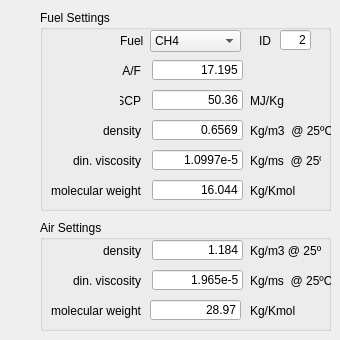
    <widget class="QWidget" name="tab_gas">
     <attribute name="title">
      <string>Fuel/Air Mixture Settings</string>
     </attribute>
     <widget class="QGroupBox" name="groupBox_3">
      <property name="geometry">
       <rect>
        <x>40</x>
        <y>10</y>
        <width>291</width>
        <height>201</height>
       </rect>
      </property>
      <property name="title">
       <string>Fuel Settings</string>
      </property>
      <widget class="QLabel" name="label_25">
       <property name="geometry">
        <rect>
         <x>80</x>
         <y>20</y>
         <width>46</width>
         <height>21</height>
        </rect>
       </property>
       <property name="text">
        <string>Fuel</string>
       </property>
      </widget>
      <widget class="QLabel" name="label_29">
       <property name="geometry">
        <rect>
         <x>30</x>
         <y>140</y>
         <width>71</width>
         <height>21</height>
        </rect>
       </property>
       <property name="text">
        <string>din. viscosity</string>
       </property>
       <property name="alignment">
        <set>Qt::AlignRight|Qt::AlignTrailing|Qt::AlignVCenter</set>
       </property>
      </widget>
      <widget class="QLabel" name="label_30">
       <property name="geometry">
        <rect>
         <x>60</x>
         <y>110</y>
         <width>41</width>
         <height>21</height>
        </rect>
       </property>
       <property name="text">
        <string>density</string>
       </property>
       <property name="alignment">
        <set>Qt::AlignRight|Qt::AlignTrailing|Qt::AlignVCenter</set>
       </property>
      </widget>
      <widget class="QLineEdit" name="lineEdit_fuel_SCP">
       <property name="geometry">
        <rect>
         <x>112</x>
         <y>80</y>
         <width>91</width>
         <height>20</height>
        </rect>
       </property>
       <property name="text">
        <string>50.36</string>
       </property>
       <property name="alignment">
        <set>Qt::AlignRight|Qt::AlignTrailing|Qt::AlignVCenter</set>
       </property>
       <property name="placeholderText">
        <string>0</string>
       </property>
      </widget>
      <widget class="QLineEdit" name="lineEdit_fuel_A_F">
       <property name="geometry">
        <rect>
         <x>112</x>
         <y>50</y>
         <width>91</width>
         <height>20</height>
        </rect>
       </property>
       <property name="text">
        <string>17.195</string>
       </property>
       <property name="alignment">
        <set>Qt::AlignRight|Qt::AlignTrailing|Qt::AlignVCenter</set>
       </property>
       <property name="placeholderText">
        <string>0</string>
       </property>
      </widget>
      <widget class="QLineEdit" name="lineEdit_fuel_viscosity">
       <property name="geometry">
        <rect>
         <x>112</x>
         <y>140</y>
         <width>91</width>
         <height>20</height>
        </rect>
       </property>
       <property name="text">
        <string>1.0997e-5</string>
       </property>
       <property name="alignment">
        <set>Qt::AlignRight|Qt::AlignTrailing|Qt::AlignVCenter</set>
       </property>
       <property name="placeholderText">
        <string>0</string>
       </property>
      </widget>
      <widget class="QLabel" name="label_28">
       <property name="geometry">
        <rect>
         <x>210</x>
         <y>80</y>
         <width>46</width>
         <height>21</height>
        </rect>
       </property>
       <property name="text">
        <string>MJ/Kg</string>
       </property>
      </widget>
      <widget class="QLineEdit" name="lineEdit_fuel_density">
       <property name="geometry">
        <rect>
         <x>112</x>
         <y>110</y>
         <width>91</width>
         <height>20</height>
        </rect>
       </property>
       <property name="text">
        <string>0.6569</string>
       </property>
       <property name="alignment">
        <set>Qt::AlignRight|Qt::AlignTrailing|Qt::AlignVCenter</set>
       </property>
       <property name="placeholderText">
        <string>0</string>
       </property>
      </widget>
      <widget class="QLabel" name="label_27">
       <property name="geometry">
        <rect>
         <x>80</x>
         <y>80</y>
         <width>21</width>
         <height>21</height>
        </rect>
       </property>
       <property name="text">
        <string>SCP</string>
       </property>
       <property name="alignment">
        <set>Qt::AlignRight|Qt::AlignTrailing|Qt::AlignVCenter</set>
       </property>
      </widget>
      <widget class="QLabel" name="label_26">
       <property name="geometry">
        <rect>
         <x>80</x>
         <y>50</y>
         <width>21</width>
         <height>21</height>
        </rect>
       </property>
       <property name="text">
        <string>A/F</string>
       </property>
       <property name="alignment">
        <set>Qt::AlignRight|Qt::AlignTrailing|Qt::AlignVCenter</set>
       </property>
      </widget>
      <widget class="QLabel" name="label_31">
       <property name="geometry">
        <rect>
         <x>210</x>
         <y>110</y>
         <width>81</width>
         <height>21</height>
        </rect>
       </property>
       <property name="text">
        <string>Kg/m3  @ 25ºC</string>
       </property>
      </widget>
      <widget class="QLineEdit" name="lineEdit_fuel_molweight">
       <property name="geometry">
        <rect>
         <x>112</x>
         <y>170</y>
         <width>91</width>
         <height>20</height>
        </rect>
       </property>
       <property name="text">
        <string>16.044</string>
       </property>
       <property name="alignment">
        <set>Qt::AlignRight|Qt::AlignTrailing|Qt::AlignVCenter</set>
       </property>
       <property name="placeholderText">
        <string>0</string>
       </property>
      </widget>
      <widget class="QLabel" name="label_35">
       <property name="geometry">
        <rect>
         <x>10</x>
         <y>170</y>
         <width>91</width>
         <height>21</height>
        </rect>
       </property>
       <property name="text">
        <string>molecular weight</string>
       </property>
       <property name="alignment">
        <set>Qt::AlignRight|Qt::AlignTrailing|Qt::AlignVCenter</set>
       </property>
      </widget>
      <widget class="QLabel" name="label_39">
       <property name="geometry">
        <rect>
         <x>210</x>
         <y>140</y>
         <width>71</width>
         <height>21</height>
        </rect>
       </property>
       <property name="text">
        <string>Kg/ms  @ 25ºC</string>
       </property>
      </widget>
      <widget class="QLabel" name="label_41">
       <property name="geometry">
        <rect>
         <x>210</x>
         <y>170</y>
         <width>46</width>
         <height>21</height>
        </rect>
       </property>
       <property name="text">
        <string>Kg/Kmol</string>
       </property>
      </widget>
      <widget class="QComboBox" name="comboBox_fuel">
       <property name="geometry">
        <rect>
         <x>110</x>
         <y>20</y>
         <width>91</width>
         <height>22</height>
        </rect>
       </property>
       <item>
        <property name="text">
         <string>CH4</string>
        </property>
       </item>
       <item>
        <property name="text">
         <string>C3H8</string>
        </property>
       </item>
      </widget>
      <widget class="QLineEdit" name="lineEdit_fuel_gas_ID">
       <property name="geometry">
        <rect>
         <x>240</x>
         <y>20</y>
         <width>31</width>
         <height>20</height>
        </rect>
       </property>
       <property name="text">
        <string>2</string>
       </property>
       <property name="alignment">
        <set>Qt::AlignRight|Qt::AlignTrailing|Qt::AlignVCenter</set>
       </property>
      </widget>
      <widget class="QLabel" name="label_46">
       <property name="geometry">
        <rect>
         <x>210</x>
         <y>20</y>
         <width>21</width>
         <height>21</height>
        </rect>
       </property>
       <property name="text">
        <string>ID</string>
       </property>
       <property name="alignment">
        <set>Qt::AlignRight|Qt::AlignTrailing|Qt::AlignVCenter</set>
       </property>
      </widget>
     </widget>
     <widget class="QGroupBox" name="groupBox_4">
      <property name="geometry">
       <rect>
        <x>40</x>
        <y>220</y>
        <width>291</width>
        <height>111</height>
       </rect>
      </property>
      <property name="title">
       <string>Air Settings</string>
      </property>
      <widget class="QLabel" name="label_32">
       <property name="geometry">
        <rect>
         <x>30</x>
         <y>50</y>
         <width>71</width>
         <height>21</height>
        </rect>
       </property>
       <property name="text">
        <string>din. viscosity</string>
       </property>
       <property name="alignment">
        <set>Qt::AlignRight|Qt::AlignTrailing|Qt::AlignVCenter</set>
       </property>
      </widget>
      <widget class="QLabel" name="label_33">
       <property name="geometry">
        <rect>
         <x>60</x>
         <y>20</y>
         <width>41</width>
         <height>21</height>
        </rect>
       </property>
       <property name="text">
        <string>density</string>
       </property>
       <property name="alignment">
        <set>Qt::AlignRight|Qt::AlignTrailing|Qt::AlignVCenter</set>
       </property>
      </widget>
      <widget class="QLineEdit" name="lineEdit_air_viscosity">
       <property name="geometry">
        <rect>
         <x>112</x>
         <y>50</y>
         <width>91</width>
         <height>20</height>
        </rect>
       </property>
       <property name="text">
        <string>1.965e-5</string>
       </property>
       <property name="alignment">
        <set>Qt::AlignRight|Qt::AlignTrailing|Qt::AlignVCenter</set>
       </property>
       <property name="placeholderText">
        <string>0</string>
       </property>
      </widget>
      <widget class="QLineEdit" name="lineEdit_air_density">
       <property name="geometry">
        <rect>
         <x>112</x>
         <y>20</y>
         <width>91</width>
         <height>20</height>
        </rect>
       </property>
       <property name="text">
        <string>1.184</string>
       </property>
       <property name="alignment">
        <set>Qt::AlignRight|Qt::AlignTrailing|Qt::AlignVCenter</set>
       </property>
       <property name="placeholderText">
        <string>0</string>
       </property>
      </widget>
      <widget class="QLabel" name="label_34">
       <property name="geometry">
        <rect>
         <x>210</x>
         <y>20</y>
         <width>71</width>
         <height>21</height>
        </rect>
       </property>
       <property name="text">
        <string>Kg/m3 @ 25ºC</string>
       </property>
      </widget>
      <widget class="QLineEdit" name="lineEdit_air_molweight">
       <property name="geometry">
        <rect>
         <x>110</x>
         <y>80</y>
         <width>91</width>
         <height>20</height>
        </rect>
       </property>
       <property name="text">
        <string>28.97</string>
       </property>
       <property name="alignment">
        <set>Qt::AlignRight|Qt::AlignTrailing|Qt::AlignVCenter</set>
       </property>
       <property name="placeholderText">
        <string>0</string>
       </property>
      </widget>
      <widget class="QLabel" name="label_37">
       <property name="geometry">
        <rect>
         <x>10</x>
         <y>80</y>
         <width>91</width>
         <height>21</height>
        </rect>
       </property>
       <property name="text">
        <string>molecular weight</string>
       </property>
       <property name="alignment">
        <set>Qt::AlignRight|Qt::AlignTrailing|Qt::AlignVCenter</set>
       </property>
      </widget>
      <widget class="QLabel" name="label_38">
       <property name="geometry">
        <rect>
         <x>210</x>
         <y>50</y>
         <width>81</width>
         <height>21</height>
        </rect>
       </property>
       <property name="text">
        <string>Kg/ms  @ 25ºC</string>
       </property>
      </widget>
      <widget class="QLabel" name="label_40">
       <property name="geometry">
        <rect>
         <x>210</x>
         <y>80</y>
         <width>46</width>
         <height>21</height>
        </rect>
       </property>
       <property name="text">
        <string>Kg/Kmol</string>
       </property>
      </widget>
     </widget>
    </widget>
